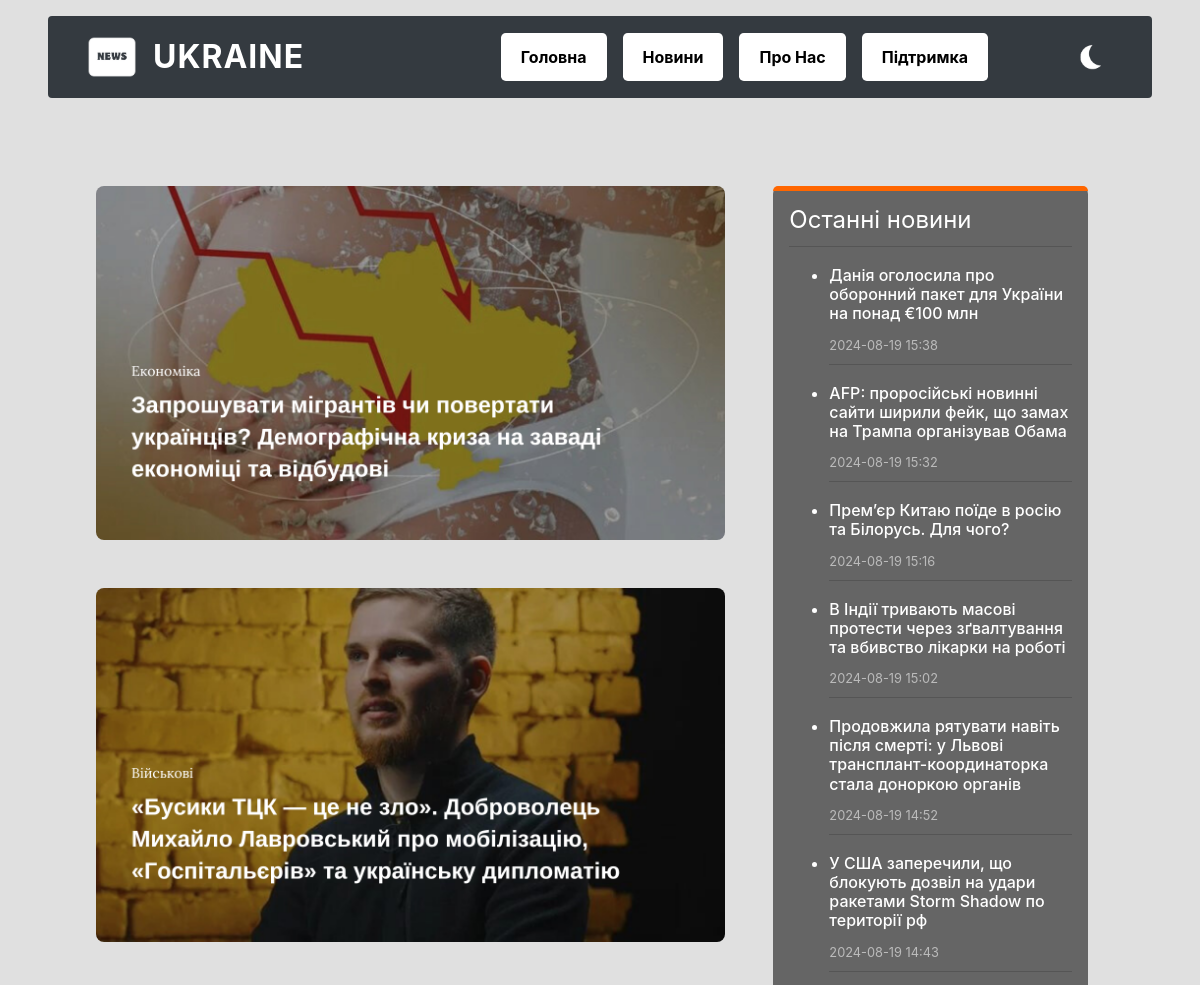
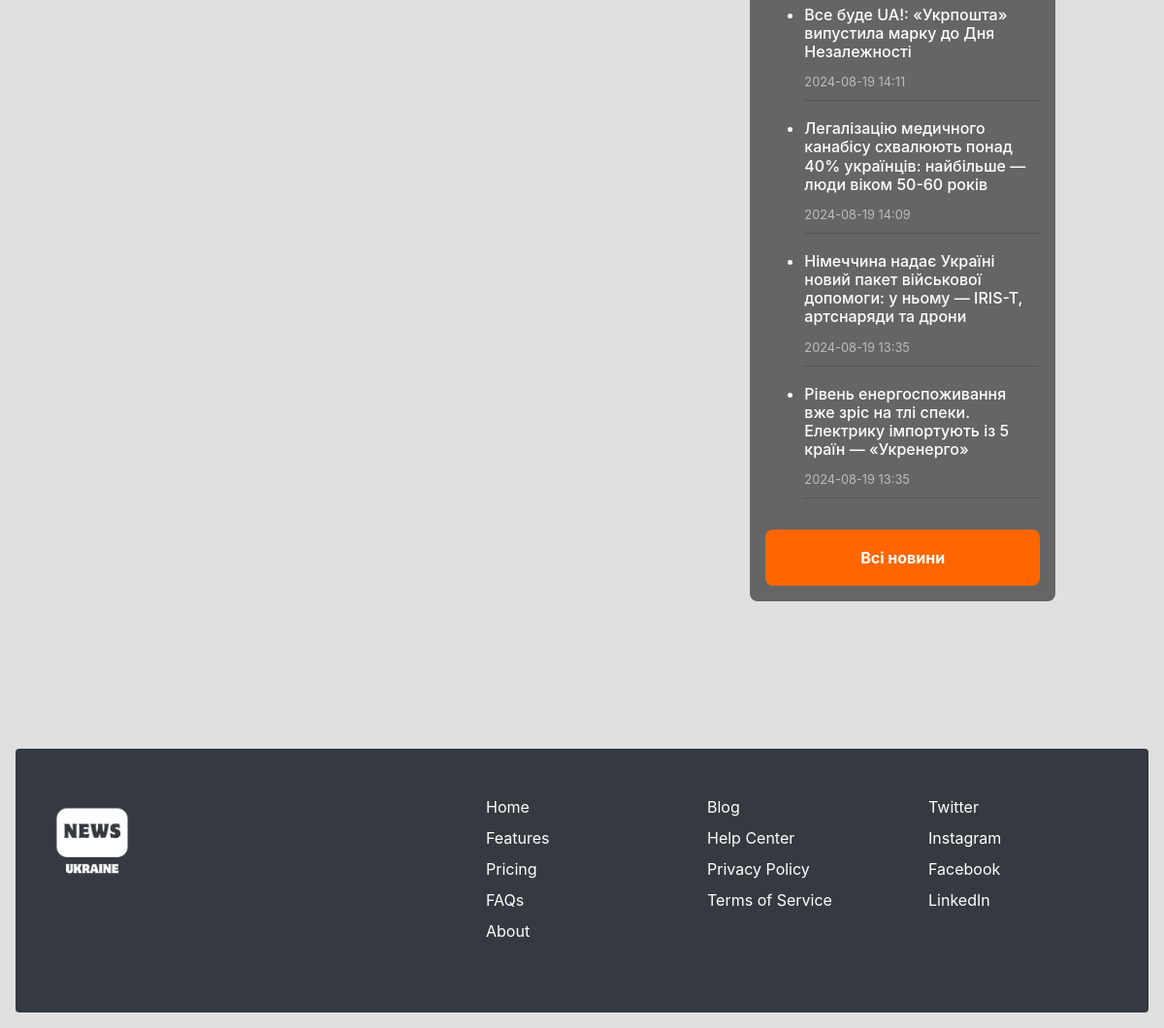
The page / on the database its author committed (2 pictures, top to bottom).
### tables this page shows
CREATE TABLE news (
    id INTEGER PRIMARY KEY AUTOINCREMENT,
    title TEXT NOT NULL,
    date TIMESTAMP NOT NULL
);

### main.py (the view)
@app.route("/")
def index():
  news_list = news_db()
  return render_template("index.html", news_list=news_list)

### main.py (called while the page is built)
def news_db():
  conn = sqlite3.connect('news.db')
  cursor = conn.cursor()
  cursor.execute('SELECT title, date FROM news ORDER BY date DESC')
  news = cursor.fetchall()
  conn.close()
  return news

### templates/index.html (shortened to what this page needs)
{% extends "bases.html" %}
{% block content %}
<br>
<div class="c-main-grid">
    <div class="c-main-grid__lead-container">
        <picture class="c-card__picture">
            <img src="static/economic.png" alt="Economic Image">
        </picture>
        <picture class="c-card__picture">
            <img src="static/pictures.png" alt="Second Economic Image">
        </picture>
    </div>
    <div class="c-main-grid__feed">
        <aside class="c-feed c-main-grid__feed-body">
            <p class="c-feed__title">Останні новини</p>
            <ul class="c-feed__list">
                {% for item in news_list %}
                <li class="c-feed__item">
                    <article class="c-card c-card--plain c-feed__card">
                        <div class="c-card__caption">
                            <h3>{{ item[0] }}</h3>
                            <time class="c-card__date">{{ item[1] }}</time>
                        </div>
                    </article>
                </li>
                {% endfor %}
            </ul>
            <button class="c-feed__footer">
                <a href="{{ url_for('news') }}" class="c-button c-feed__button">Всі новини</a>
            </button>
        </aside>
    </div>
</div>
<br>
<br>
<br>
<br>
<br>
{% endblock content %}

### templates/bases.html (shortened to what this page needs)
<!DOCTYPE html>
<html lang="en">
<head>
    <link rel="stylesheet" href="https://stackpath.bootstrapcdn.com/bootstrap/4.3.1/css/bootstrap.min.css"
>
</head>
<body>
<header class="bg-dark text-light py-3 px-4 rounded mb-5 mx-5 my-3">
    <div class="container">
        <div class="d-flex justify-content-between align-items-center">
            <a href="/" class="header-logo">
                <img src="{{ url_for('static', filename='news3.png') }}" alt="YourBrand Logo">
                UKRAINE
            </a>
            <nav>
                <ul class="nav">
                    <li class="nav-item"><a href="/" class="nav-link">Головна</a></li>
                    <li class="nav-item"><a href="/news" class="nav-link">Новини</a></li>
                    <li class="nav-item"><a href="/about_us" class="nav-link">Про Нас</a></li>
                    <li class="nav-item"><a href="/help" class="nav-link">Підтримка</a></li>
                </ul>
                <img src="{{ url_for('static', filename='moon.png') }}" id="icon">
            </nav>
        </div>
    </div>
</header>
</body>
{% block content %}
{% endblock %}
<footer class="py-5 bg-dark text-light mx-3 my-3 rounded">
    <div class="container">
        <div class="row row-cols-1 row-cols-sm-2 row-cols-md-5">
            <div class="col mb-3">
                <a href="/" class="d-flex align-items-center mb-3 link-light text-decoration-none">
                    <img src="{{ url_for('static', filename='news1.png') }}" alt="YourBrand Logo" width="100" height="100" class="me-2">
                </a>
            </div>
            <div class="col mb-3">
            </div>
            <div class="col mb-3">
                <ul class="nav flex-column">
                    <li class="nav-item mb-2"><a href="/" class="nav-link p-0 text-white fw-bold">Home</a></li>
                    <li class="nav-item mb-2"><a href="/" class="nav-link p-0 text-white fw-bold">Features</a></li>
                    <li class="nav-item mb-2"><a href="/" class="nav-link p-0 text-white fw-bold">Pricing</a></li>
                    <li class="nav-item mb-2"><a href="/" class="nav-link p-0 text-white fw-bold">FAQs</a></li>
                    <li class="nav-item mb-2"><a href="/" class="nav-link p-0 text-white fw-bold">About</a></li>
                </ul>
            </div>
            <div class="col mb-3">
                <ul class="nav flex-column">
                    <li class="nav-item mb-2"><a href="/" class="nav-link p-0 text-white fw-bold">Blog</a></li>
                    <li class="nav-item mb-2"><a href="/" class="nav-link p-0 text-white fw-bold">Help Center</a></li>
                    <li class="nav-item mb-2"><a href="/" class="nav-link p-0 text-white fw-bold">Privacy Policy</a>
                    </li>
                    <li class="nav-item mb-2"><a href="/" class="nav-link p-0 text-white fw-bold">Terms of Service</a>
                    </li>
                </ul>
            </div>
            <div class="col mb-3">
                <ul class="nav flex-column">
                    <li class="nav-item mb-2"><a href="/" class="nav-link p-0 text-white fw-bold">Twitter</a></li>
                    <li class="nav-item mb-2"><a href="/" class="nav-link p-0 text-white fw-bold">Instagram</a></li>
                    <li class="nav-item mb-2"><a href="/" class="nav-link p-0 text-white fw-bold">Facebook</a></li>
                    <li class="nav-item mb-2"><a href="/" class="nav-link p-0 text-white fw-bold">LinkedIn</a></li>
                </ul>
            </div>
        </div>
    </div>
</footer>

### templates/bases.html (style rules this page uses)
#icon { width: 45px; cursor: pointer; margin-left: 5rem; }
header .nav { display: flex; gap: 5rem; margin-right: -1; }
header nav { display: flex; align-items: center; justify-content: flex-end; width: 100%; }
:root { --primary-color: #e0e0e0; --secondary-color: #333; }
body { background-color: var(--primary-color); }
header { background-color: #000; color: #fff; padding: 1rem 2rem; border-radius: 0.5rem; margin: 1rem; }
.header-logo { display: flex; align-items: center; text-decoration: none; }
.header-logo img { width: 50px; height: 50px; margin-right: 1rem; border-radius: 0.3rem; }
header .header-logo { margin: 0; font-size: 2rem; font-weight: bold; text-transform: uppercase; letter-spacing: 1px; color: #fff; text-decoration: none; }
header .nav { display: flex; gap: 1rem; }
header .nav-item { list-style: none; }
header .nav-link { background-color: #fff; color: #000; font-weight: bold; padding: 0.75rem 1.25rem; border-radius: 0.3rem; text-decoration: none; transition: background-color 0.3s ease; font-size: 1rem; }

### templates/index.html (style rules this page uses)
.c-main-grid { display: flex; justify-content: space-between; align-items: flex-start; margin: 0 auto; padding: 1rem 4rem; position: relative; }
.c-main-grid__lead-container { width: 70%; margin-right: 3rem; margin-left: 2rem; position: relative; display: flex; flex-direction: column; gap: 3rem; }
.c-card__picture { margin: 0; }
.c-card__picture img { width: 100%; height: auto; object-fit: cover; border-radius: 8px; display: block; }
.c-main-grid__feed { width: 35%; margin-right: 3rem; }
.c-feed { position: relative; background-color: #656565; color: white; padding: 1rem; border-radius: 0.5rem; }
.c-feed__title { font-size: 1.5rem; margin-bottom: 1rem; padding-bottom: 0.5rem; border-bottom: 1px solid #555; }
.c-feed:before { content: ""; display: block; height: 5px; background-color: #ff6600; position: absolute; top: 0; left: 0; right: 0; border-radius: 8px 8px 0 0; }
.c-feed__item { margin-bottom: 1rem; padding-bottom: 0.5rem; border-bottom: 1px solid #555; }
.c-card__caption h3 { font-size: 1rem; margin-bottom: 0.5rem; }
.c-card__date { font-size: 0.8rem; color: #bbb; }
.c-feed__footer { margin-top: 1rem; background-color: #ff6600; border: none; border-radius: 0.5rem; width: 100%; text-align: center; }
.c-feed__button { display: block; padding: 1rem 0; color: white; text-decoration: none; font-weight: bold; cursor: default; }

### rows shown on the page
news: title "Данія оголосила про оборонний пакет для України на понад €100 млн", date "2024-08-19 15:38"
news: title "AFP: проросійські новинні сайти ширили фейк, що замах на Трампа організував Обама", date "2024-08-19 15:32"
news: title "Премʼєр Китаю поїде в росію та Білорусь. Для чого?", date "2024-08-19 15:16"
news: title "В Індії тривають масові протести через зґвалтування та вбивство лікарки на роботі", date "2024-08-19 15:02"
news: title "Продовжила рятувати навіть після смерті: у Львові трансплант-координаторка стала доноркою органів", date "2024-08-19 14:52"
news: title "У США заперечили, що блокують дозвіл на удари ракетами Storm Shadow по території рф", date "2024-08-19 14:43"
news: title "Все буде UA!: «Укрпошта» випустила марку до Дня Незалежності", date "2024-08-19 14:11"
news: title "Легалізацію медичного канабісу схвалюють понад 40% українців: найбільше — люди віком 50-60 років", date "2024-08-19 14:09"
news: title "Німеччина надає Україні новий пакет військової допомоги: у ньому — IRIS-T, артснаряди та дрони", date "2024-08-19 13:35"
news: title "Рівень енергоспоживання вже зріс на тлі спеки. Електрику імпортують із 5 країн — «Укренерго»", date "2024-08-19 13:35"
